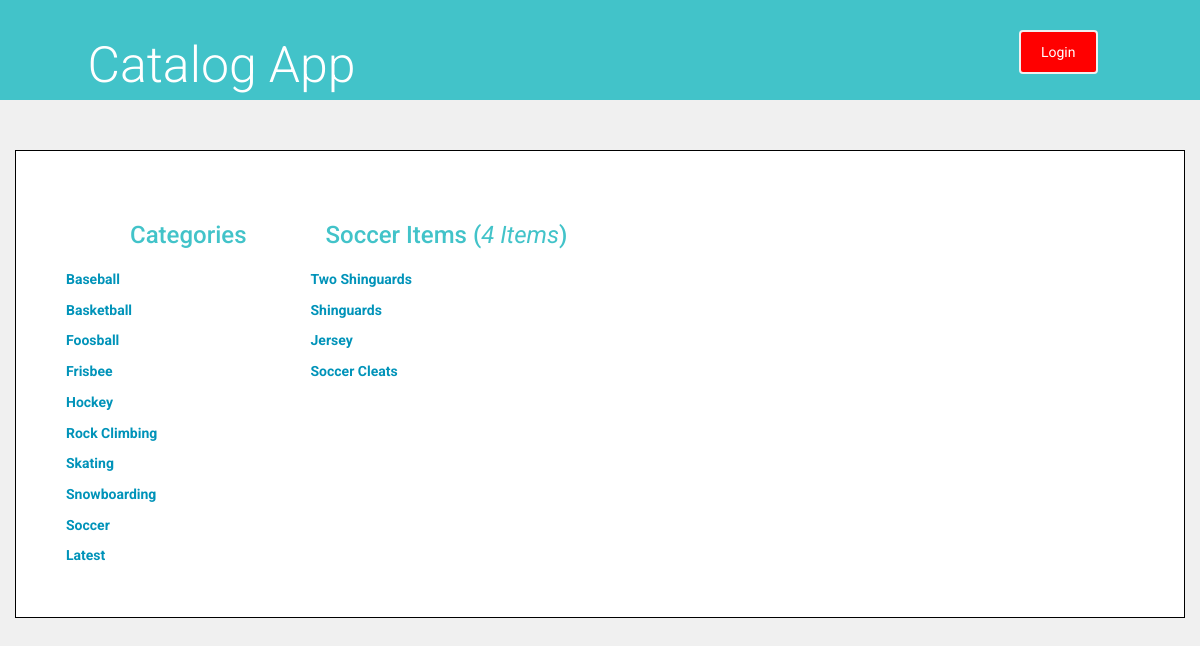
Page /category/1/ on the committed database.
### database_setup.py (models this page shows, shortened)
class Category(Base):
	__tablename__ = 'category'
	id = Column(Integer, primary_key=True)
	name = Column(String)

class Item(Base):
	__tablename__ = 'item'
	id = Column(Integer, primary_key=True)
	title = Column(String)
	cat_id = Column(Integer, ForeignKey('category.id'))
	description = Column(Text())
	user_id = Column(Integer, ForeignKey('user.id'))
	date_added = Column(DateTime, default=datetime.datetime.utcnow)
	category = relationship(Category, backref='item')

### application.py (the view)
@app.route('/category/<int:category_id>/')
def showCategory(category_id):
    categories = session.query(Category).order_by(asc(Category.name)).all()
    items = session.query(Item).filter_by(
                cat_id=category_id).order_by(desc(Item.date_added)).all()
    category = session.query(Category).filter_by(id=category_id).one()
    count = session.query(Item).filter_by(cat_id=category_id).count()
    return render_template('category.html', items=items,
            category=category, categories=categories, count=count)

### application.py (called while the page is built)
def get_view_rate_limit():
    return getattr(g, '_view_rate_limit', None)

@app.after_request
def inject_x_rate_headers(response):
    limit = get_view_rate_limit()
    if limit and limit.send_x_headers:
        h = response.headers
        h.add('X-RateLimit-Remaining', str(limit.remaining))
        h.add('X-RateLimit-Limit', str(limit.limit))
        h.add('X-RateLimit-Reset', str(limit.reset))
    return response

### templates/category.html (shortened to what this page needs)
{% extends "main.html" %}
{% block content %}
{% include "header.html" %}
<div class="container">
<div class="row padding-top">
<div class="box">
<div class="row">
<div class="col-md-3">
	<div class="row">
	<center><h2>Categories</h2></center>
	</div>
	{% if categories !=[] %}
		{% for category in categories %}
		<div class="category-list">
		<a href = "{{url_for('showCategory', category_id = category.id)}}">
			{{category.name}}
		</a>
		</div>
		{% endfor %}
	{% endif %}
	<div class="category-list">
		<a href="{{url_for('showHome') }}">Latest</a>
	</div>
</div>
<div class="col-md-4">
	<div class="row">
		<h2>{{category.name}} Items (<i>{{count}} Items</i>)</h2>
	</div>
	<div class="row">
	{% if items !=[] %}
		{% for i in items %}
			<div class="row">
			<div class="item-list">
				<a href="{{url_for('showItem', item_id = i.id) }}">{{i.title}}</a> <span class="category">
			</div>
			</div>
		{% endfor %}
	{% endif %}
</div>
<div class="col-md-1"></div>
</div>
</div>
</div>
</div>
{% endblock %}

### static/styles.css (style rules this page uses)
* { font-family: "Helvetica Neue Bold", Roboto, Helvetica, Arial, sans-serif; font-weight: 400; }
body { background-color: #F0F0F0; }
h2 { font-size: 24px; color: #42C3C9; line-height: 29px; }
a { font-size: 14px; color: #0093B9; line-height: 17px; font-weight: 700; }
.padding-top { padding-top: 30px; }
.box { border: 1px solid black; background-color: #FFFFFF; padding: 50px; }
.category-list { background-color: #FFFFFF; font-size: 18px; padding-top: 5px; padding-bottom: : 20px; padding-left: 0px; u }
.item-list { background-color: #FFFFFF; font-size: 18px; padding-top: 5px; padding-bottom: : 20px; padding-left: 0px; u }

### rows in the picture
Category: name "Baseball"
Category: name "Basketball"
Category: name "Foosball"
Category: name "Frisbee"
Category: name "Hockey"
Category: name "Rock Climbing"
Category: name "Skating"
Category: name "Snowboarding"
Category: name "Soccer"
Item: title "Two Shinguards"
Item: title "Shinguards"
Item: title "Jersey"
Item: title "Soccer Cleats"

### other values in the picture
{{ count }} "4"
